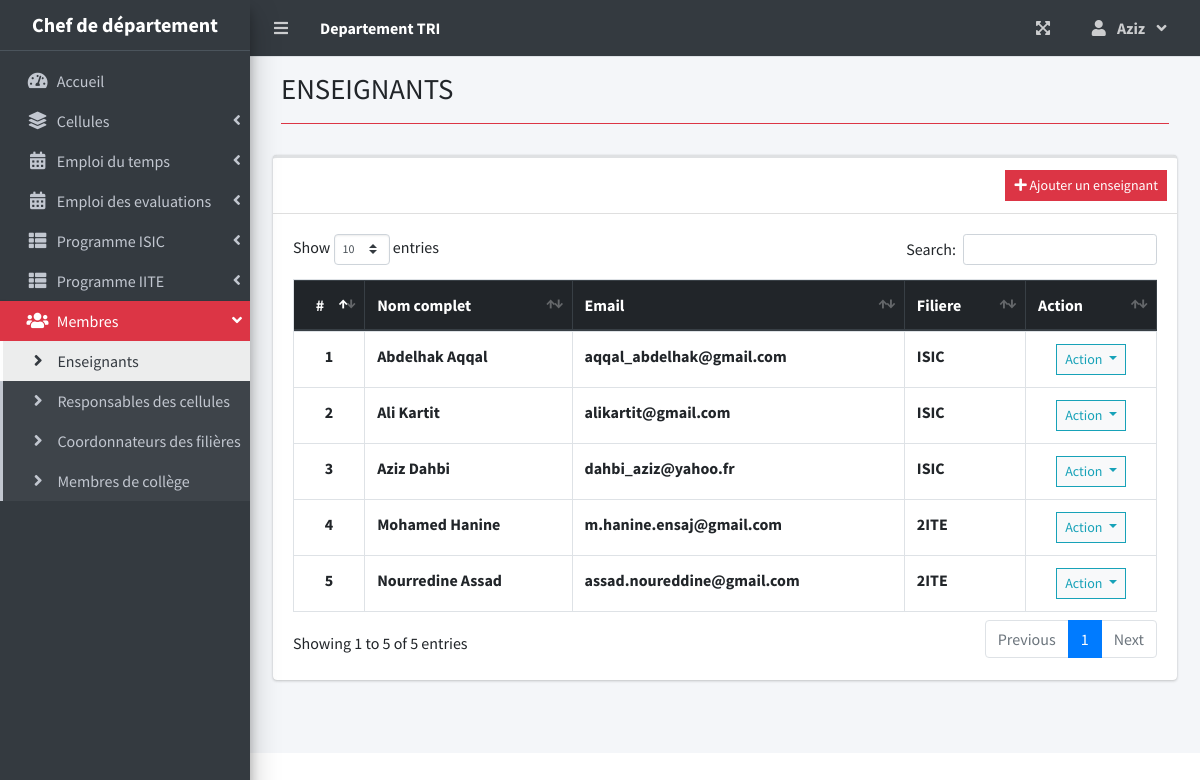
The page /index.php?page=user_list (signed in) on the database its author committed.
### tables this page shows
CREATE TABLE `users` (
  `id` int(30) NOT NULL,
  `firstname` varchar(200) NOT NULL,
  `lastname` varchar(200) NOT NULL,
  `email` varchar(200) NOT NULL,
  `password` text NOT NULL,
  `type` tinyint(1) NOT NULL DEFAULT 2 COMMENT '1 = admin, 2 = staff',
  `avatar` text NOT NULL,
  `date_created` datetime NOT NULL DEFAULT current_timestamp(),
  `id_fonction` int(2) NOT NULL,
  `id_f_c` int(2) DEFAULT 0 COMMENT '1,2,3 pour les cellules. 4,5 pour les filieres'
);

### user_list.php (the view, shortened to what this page needs)
<?php include'db_connect.php' ?>
<div class="content-header">
    <div class="container-fluid">
        <div class="row mb-2">
          <div class="col-sm-6">
            <h1 class="m-0">ENSEIGNANTS</h1>
          </div>
        </div>
            <hr class="border-danger">
    </div>
</div>
<div class="col-lg-12">
	<div class="card card-outline card-success">
		<div class="card-header">
		<?php if($_SESSION['login_type'] ==1 ||$_SESSION['login_type'] ==4): ?>
			<div class="card-tools">
				<a class="btn btn-block btn-sm btn-danger btn-flat border-black" href="./index.php?page=new_user&id_fonction=4&id_f_c=45"><i class="fa fa-plus"></i> Ajouter un enseignant</a>
			</div>
			<?php endif; ?>
		</div>
		<div class="card-body">
			<table class="table tabe-hover table-bordered" id="list">
				<thead class = "thead-dark">
					<tr>
						<th class="text-center">#</th>
						<th>Nom complet</th>
						<th>Email</th>
						<th>Filiere</th>
						<?php if($_SESSION['login_type'] ==1 ||$_SESSION['login_type'] ==4): ?>
						<th>Action</th>
						<?php endif; ?>
					</tr>
				</thead>
				<tbody>
					<?php
					$i = 1;
					$type = array('','','','',"ISIC","2ITE");
					$qry = $conn->query("SELECT *,concat(firstname,' ',lastname) as name FROM users WHERE users.id_fonction=4 order by concat(firstname,' ',lastname) asc");
					while($row= $qry->fetch_assoc()):
					?>
					<tr>
						<th class="text-center"><?php echo $i++ ?></th>
						<td><b><?php echo ucwords($row['name']) ?></b></td>
						<td><b><?php echo $row['email'] ?></b></td>
						<td><b><?php echo $type[$row['id_f_c']] ?></b></td>
						<?php if($_SESSION['login_type'] ==1 ||$_SESSION['login_type'] ==4): ?>
						<td class="text-center">
							<button type="button" class="btn btn-default btn-sm btn-flat border-info wave-effect text-info dropdown-toggle" data-toggle="dropdown" aria-expanded="true">
		                      Action
		                    </button>
						</td>
						<?php endif; ?>
					</tr>
				<?php endwhile; ?>
				</tbody>
			</table>
		</div>
	</div>
</div>

### rows shown on the page
users: name "Abdelhak Aqqal", email "aqqal_abdelhak@gmail.com", id_f_c "ISIC"
users: name "Ali Kartit", email "alikartit@gmail.com", id_f_c "ISIC"
users: name "Aziz Dahbi", email "dahbi_aziz@yahoo.fr", id_f_c "ISIC"
users: name "Mohamed Hanine", email "m.hanine.ensaj@gmail.com", id_f_c "2ITE"
users: name "Nourredine Assad", email "assad.noureddine@gmail.com", id_f_c "2ITE"

### other values the page prints
$_SESSION['login_firstname'] "Aziz"
